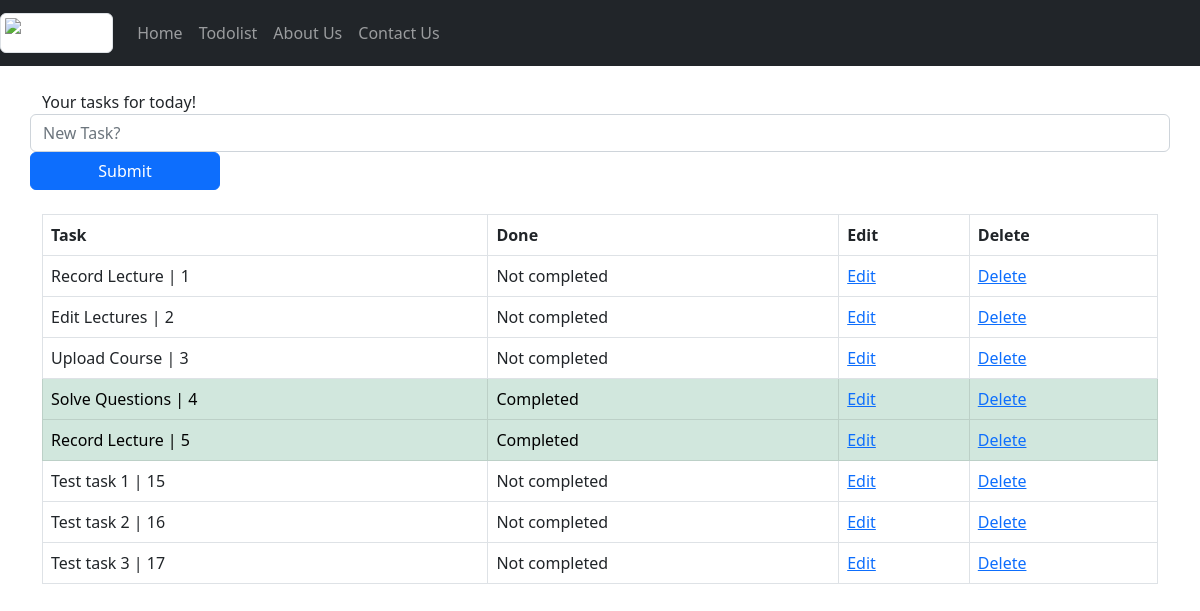
Page /task/ on the earlier database version.
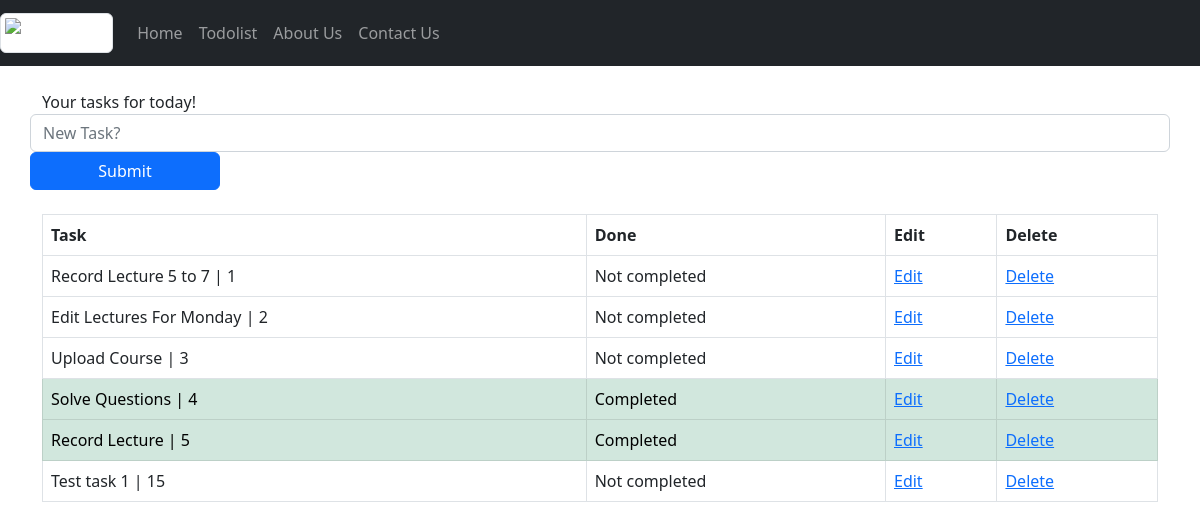
Same page on the later database version.
### todolist/models.py (models this page shows, shortened)
class TaskList(models.Model):
    task=models.CharField(max_length=300)
    done=models.BooleanField(default=False)

### todolist/views.py (the view)
# urls.py: path('task/',include('todolist.urls'))
def todolist(request):
    if request.method == "POST":
        form=TaskForm(request.POST or None)
        if form.is_valid():
            form.save()
        messages.success(request,("New Task Added!"))
        return redirect('todolist')
    else:
        all_tasks=TaskList.objects.all
        return render(request,'todolist.html',{'all_tasks':all_tasks})

### todolist/templates/todolist.html (shortened to what this page needs)
{% extends 'base.html' %}
{% block content %}
      <div class="container">
        <form method="POST" class="row">
            <label class="col-lg-4">Your tasks for today!</label>
              <input type="text" class="form-control col-lg-6" name="task" placeholder="New Task?">
            <button type="submit" class="btn btn-primary col-lg-2">Submit</button>
        </form>
          <table class="table table-bordered">
            <thead class="thread-dark">
                <tr>
                    <th scope="col">Task</th>
                    <th scope="col">Done</th>
                    <th scope="col">Edit</th>
                    <th scope="col">Delete</th>
                </tr>
            </thead>
                <tbody>
                    {% if all_tasks %}
                        {% for obj in all_tasks %}
                            {% if obj.done %}
                                <tr class="table-success">
                                    <td>{{obj.task}} | {{ obj.id }}</td>
                                    <td>Completed</td>
                                    <td><a href="{% url 'edit_task' obj.id %}">Edit</a></td>
                                    <td><a href="{% url 'delete_task' obj.id %}">Delete</a></td>
                                </tr>
                            {% else %}
                                <tr class="table-default">
                                    <td>{{obj.task}} | {{ obj.id }}</td>
                                    <td>Not completed</td>
                                    <td><a href="{% url 'edit_task' obj.id %}">Edit</a></td>
                                    <td><a href="{% url 'delete_task' obj.id %}">Delete</a></td>
                                </tr>
                            {% endif %}
                        {% endfor %}
                    {% endif %}
                </tbody>
            </table>
    </div>
{% endblock content %}

### templates/base.html (shortened to what this page needs)
{% load static %}
<!doctype html>
<html lang="en">
  <head>
    <link href="https://cdn.jsdelivr.net/npm/bootstrap@5.2.0/dist/css/bootstrap.min.css" rel="stylesheet">
  </head>
  <body>
    <nav class="navbar navbar-expand-lg navbar-dark bg-dark">
          <a class="navbar-brand" href="#"><img src="{% static 'images/Mark_00.jpg' %}" alt="taskmate" class="img-thumbnail"></a>
          <div class="collapse navbar-collapse" id="navbarNavAltMarkup">
            <div class="navbar-nav">
                <a class="nav-link" href="{% url 'todolist' %}">Home</a>
                <a class="nav-link" href="{% url 'todolist' %}">Todolist</a>
                <a class="nav-link" href="{% url 'about' %}">About Us</a>
                <a class="nav-link" href="{% url 'contact' %}">Contact Us</a>
            </div>
          </div>
      </nav>
      {% block content %}
      {% endblock content %}
    </body>
  </html>

Differences in the rows shown:
removed TaskList: task "Test task 2", id "16"
removed TaskList: task "Test task 3", id "17"
changed TaskList id 1: task "Record Lecture" → "Record Lecture 5 to 7"
changed TaskList id 2: task "Edit Lectures" → "Edit Lectures For Monday"
